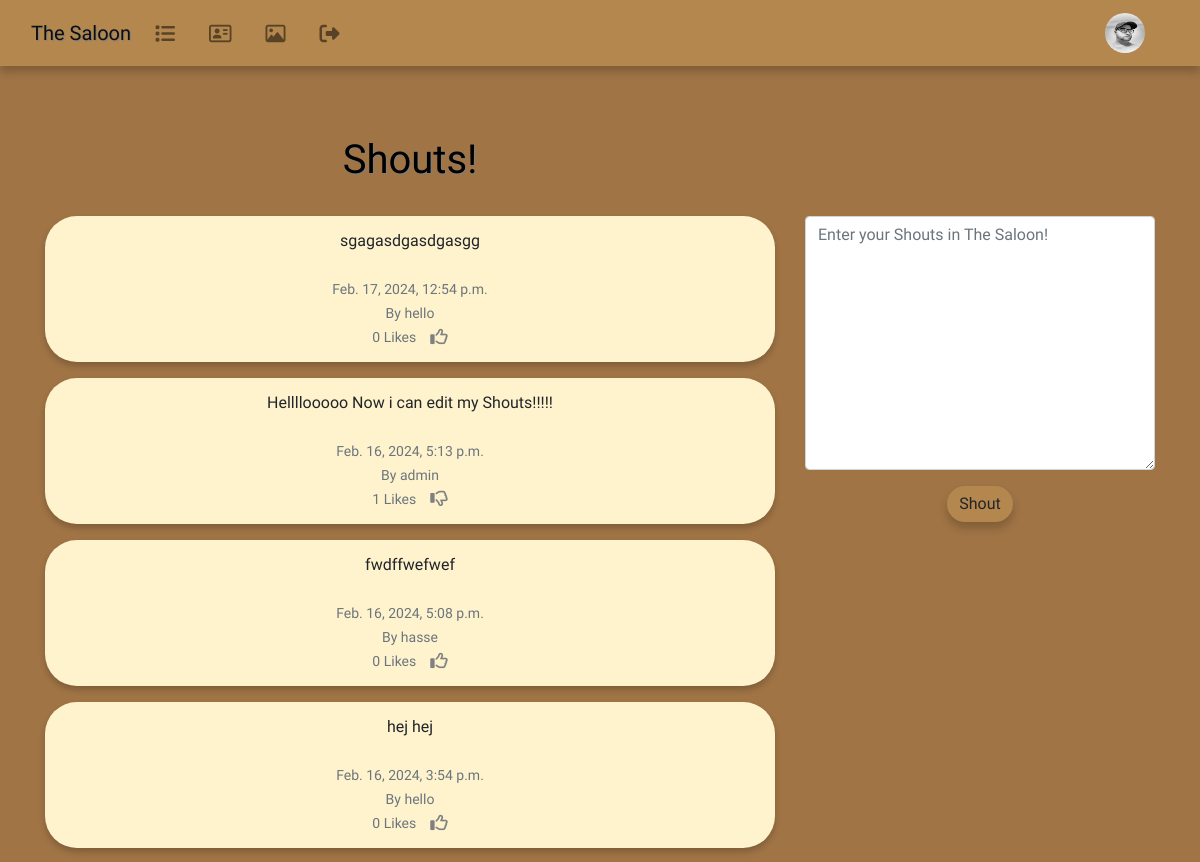
The app's page / (signed in, upper part), older data.
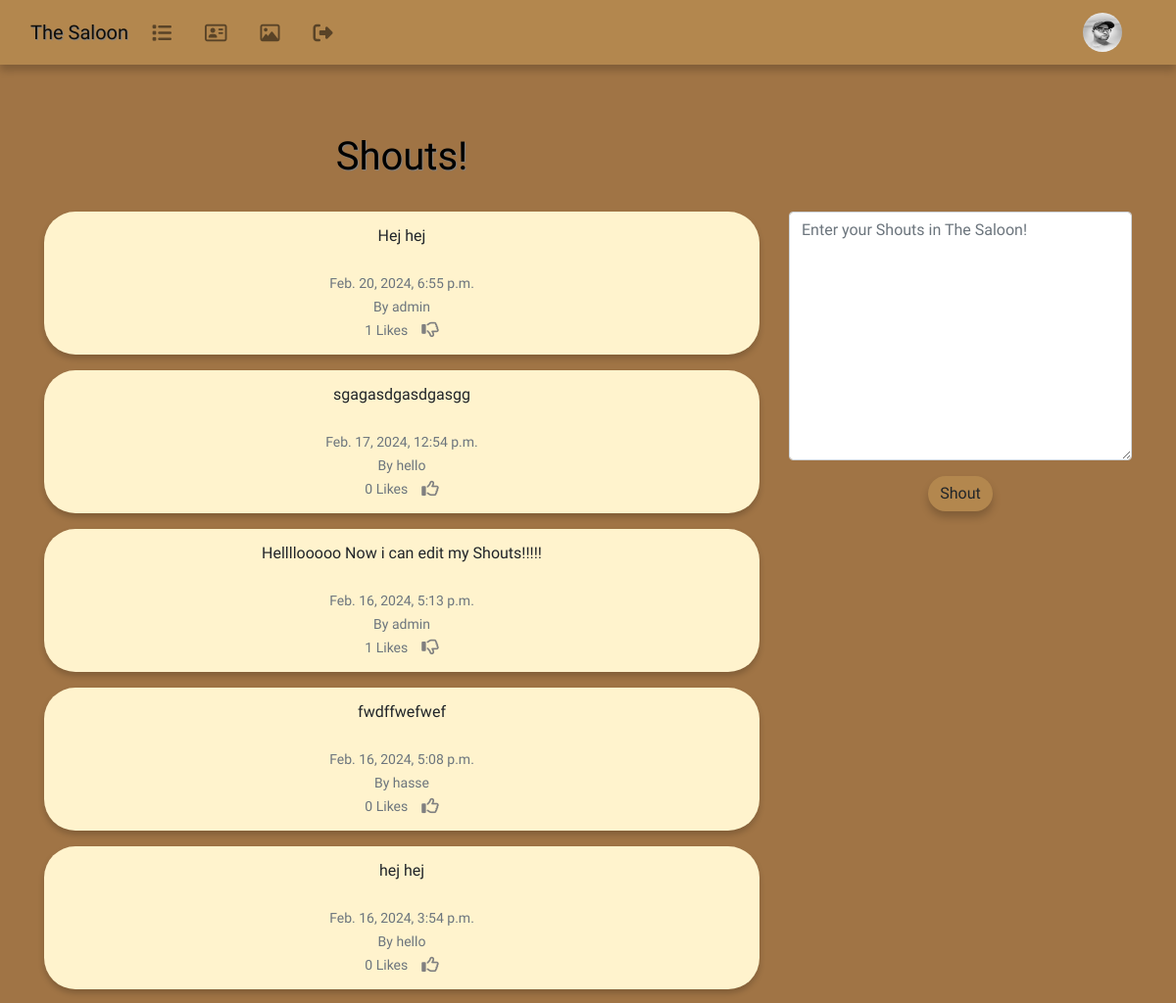
The same page, newer data.
### the_saloon/models.py (models this page shows, shortened)
class Shout(models.Model):
    user = models.ForeignKey(
        User, related_name="shouts",
        on_delete=models.DO_NOTHING
        )
    body = models.CharField(max_length=200)
    created_at = models.DateTimeField(auto_now_add=True)
    likes = models.ManyToManyField(User, related_name="shout_like", blank=True)
    def number_of_likes(self):
		    return self.likes.count()

### the_saloon/views.py (the view, shortened to what this page needs)
# urls.py: path('', views.home, name="home"),
def home(request):
    if request.user.is_authenticated:
        form = ShoutForm(request.POST or None)
        shouts = Shout.objects.all().order_by("-created_at")
        return render(request, 'home.html', {"shouts":shouts, "form":form})
    else:
        shouts = Shout.objects.all().order_by("-created_at")
        return render(request, 'home.html', {"shouts":shouts})

### the_saloon/forms.py
class ShoutForm(forms.ModelForm):
    body = forms.CharField(required=True,
        widget=forms.widgets.Textarea(
            attrs={
                "placeholder": "Enter your Shouts in The Saloon! ",
                "class":"form-control",
                }
                ),
                label="",
        )
    class Meta:
        model = Shout
        exclude = ("user", "likes",)

### the_saloon/templates/home.html (shortened to what this page needs)
{% extends 'base.html' %}
{% block content %}
<div class="container text-center">
    <div class="row">
        <div class="col-md-8">
            <h1 class="home">Shouts!</h1>
            <br />
            {% for shout in shouts %}
            <div class="alert" role="alert">
                {{ shout.body }}<br/><br/>
                <small class="text-muted">
                    {{ shout.created_at }}
                    <br/>
                    By {{ shout.user.username }}
                    <br/>
                    {{ shout.number_of_likes }} Likes
                    &nbsp;&nbsp;
                    {% if user in shout.likes.all %}
                    <a href="{% url 'shout_like' shout.id %}"></a>
                    {% else %}
                    <a href="{% url 'shout_like' shout.id %}"></a>
                    {% endif %}
                </small>
            </div>
            {% endfor %}
        </div>
        <div class="home col-md-4">
            {% if form %}
            <form method=POST style="font-family: Rye, serif;">
                {{ form.as_p }}
                <button type="submit" class="btn btn-warning">Shout</button>
            </form>
            {% endif %}
        </div>
        {% endblock %}

Row changes from the older to the newer data that the page shows:
added Shout: body "Hej hej", created_at "Feb. 20, 2024, 6:55 p.m.", user.username "admin", number_of_likes "1"
